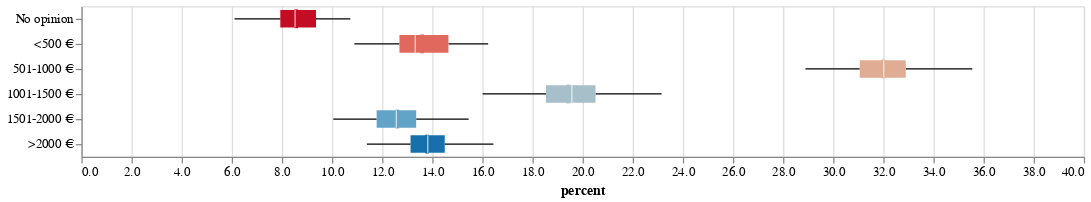

Notebook cell for this chart:
### Code cell
# Test e2e_plot
#alt.data_transformers.disable_max_rows()
pp_desc = {
    'res_col' : 'income',
    #'factor_cols': ['gender'],
    'filter': { 'nationality': 'Estonian' },
    'plot': 'boxplots',
    'internal_facet': True
}
e2e_plot(pp_desc,data_uri)

### Figure 1 — Vega-Lite specification as saved in the notebook (floating-point values rounded to 4 significant figures; data arrays with more than 128 entries replaced by an {"elided": "..."} marker saying what was removed)
{"config": {"view": {"continuousWidth": 300, "continuousHeight": 300}}, "layer": [{"mark": {"type": "tick", "thickness": 3}, "encoding": {"color": {"field": "income", "legend": null, "scale": {"domain": ["No opinion", "<500 €", "501-1000 €", "1001-1500 €", "1501-2000 €", ">2000 €"], "range": ["#c30d24", "#e0685d", "#e0ac94", "#a7bfc9", "#62a4c7", "#1770ab"]}, "type": "nominal"}, "tooltip": [{"aggregate": "mean", "field": "percent", "type": "quantitative"}], "x": {"aggregate": "mean", "field": "percent", "type": "quantitative"}, "y": {"field": "income", "sort": ["No opinion", "<500 €", "501-1000 €", "1001-1500 €", "1501-2000 €", ">2000 €"], "title": null, "type": "nominal"}}}, {"mark": {"type": "boxplot", "clip": true, "outliers": false}, "encoding": {"color": {"field": "income", "legend": null, "scale": {"domain": ["No opinion", "<500 €", "501-1000 €", "1001-1500 €", "1501-2000 €", ">2000 €"], "range": ["#c30d24", "#e0685d", "#e0ac94", "#a7bfc9", "#62a4c7", "#1770ab"]}, "type": "nominal"}, "tooltip": [], "x": {"axis": {"format": ".1f"}, "field": "percent", "title": "percent", "type": "quantitative"}, "y": {"field": "income", "sort": ["No opinion", "<500 €", "501-1000 €", "1001-1500 €", "1501-2000 €", ">2000 €"], "title": null, "type": "nominal"}}}], "data": {"name": "data-cd241949f8f94f274def2b7ee2b94095"}, "width": 800, "$schema": "https://vega.github.io/schema/vega-lite/v5.15.1.json", "datasets": {"data-cd241949f8f94f274def2b7ee2b94095": {"elided": "300 records"}}}
